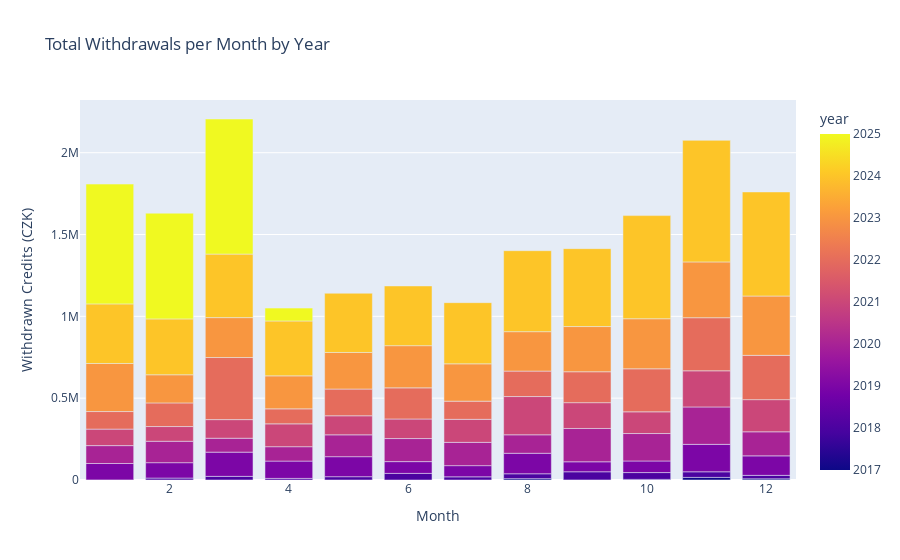
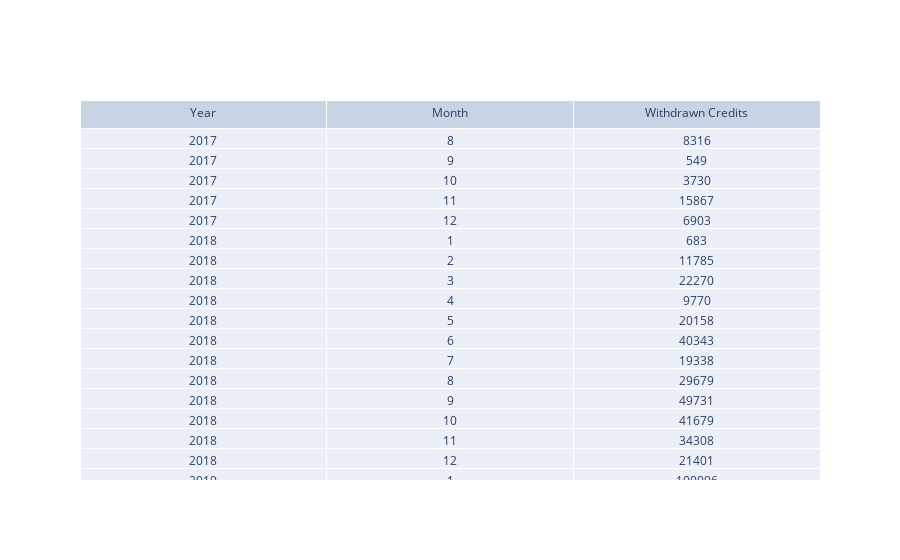

The notebook cell saved with these charts, in order:
### Code cell
df_payments['created_at'] = pd.to_datetime(df_payments['created_at'], errors='coerce')

df_successful = df_payments[df_payments['state'].isin(['PAID', 'APPROVED'])].copy()

df_successful['year'] = df_successful['created_at'].dt.year
df_successful['month'] = df_successful['created_at'].dt.month

monthly_withdrawals = (
    df_successful.groupby(['year', 'month'])['credits']
    .sum()
    .reset_index()
    .sort_values(['year', 'month'])
)

import plotly.express as px
fig = px.bar(
    monthly_withdrawals,
    x='month',
    y='credits',
    color='year',
    barmode='group',
    title='Total Withdrawals per Month by Year',
    labels={'credits': 'Withdrawn Credits (CZK)', 'month': 'Month'}
)
fig.show()

import plotly.graph_objects as go
fig_table = go.Figure(data=[go.Table(
    header=dict(values=["Year", "Month", "Withdrawn Credits"]),
    cells=dict(values=[
        monthly_withdrawals['year'],
        monthly_withdrawals['month'],
        monthly_withdrawals['credits'].round(2)
    ])
)])
fig_table.show()

### Figure 1 — Plotly figure (JSON) as saved in the notebook; plotly's stock layout.template omitted (floating-point values rounded to 4 significant figures)
{"data": [{"alignmentgroup": "True", "hovertemplate": "Month=%{x}<br>Withdrawn Credits (CZK)=%{y}<br>year=%{marker.color}<extra></extra>", "legendgroup": "", "marker": {"color": [2017, 2017, 2017, 2017, 2017, 2018, 2018, 2018, 2018, 2018, 2018, 2018, 2018, 2018, 2018, 2018, 2018, 2019, 2019, 2019, 2019, 2019, 2019, 2019, 2019, 2019, 2019, 2019, 2019, 2020, 2020, 2020, 2020, 2020, 2020, 2020, 2020, 2020, 2020, 2020, 2020, 2021, 2021, 2021, 2021, 2021, 2021, 2021, 2021, 2021, 2021, 2021, 2021, 2022, 2022, 2022, 2022, 2022, 2022, 2022, 2022, 2022, 2022, 2022, 2022, 2023, 2023, 2023, 2023, 2023, 2023, 2023, 2023, 2023, 2023, 2023, 2023, 2024, 2024, 2024, 2024, 2024, 2024, 2024, 2024, 2024, 2024, 2024, 2024, 2025, 2025, 2025, 2025], "coloraxis": "coloraxis", "pattern": {"shape": ""}}, "name": "", "offsetgroup": "", "orientation": "v", "showlegend": false, "textposition": "auto", "type": "bar", "x": [8, 9, 10, 11, 12, 1, 2, 3, 4, 5, 6, 7, 8, 9, 10, 11, 12, 1, 2, 3, 4, 5, 6, 7, 8, 9, 10, 11, 12, 1, 2, 3, 4, 5, 6, 7, 8, 9, 10, 11, 12, 1, 2, 3, 4, 5, 6, 7, 8, 9, 10, 11, 12, 1, 2, 3, 4, 5, 6, 7, 8, 9, 10, 11, 12, 1, 2, 3, 4, 5, 6, 7, 8, 9, 10, 11, 12, 1, 2, 3, 4, 5, 6, 7, 8, 9, 10, 11, 12, 1, 2, 3, 4], "xaxis": "x", "y": [8316.0, 549.0, 3730.0, 15870.0, 6903.0, 683.0, 11780.0, 22270.0, 9770.0, 20160.0, 40340.0, 19340.0, 29680.0, 49730.0, 41680.0, 34310.0, 21400.0, 100100.0, 94060.0, 148000.0, 105900.0, 122300.0, 72020.0, 68420.0, 125300.0, 61010.0, 70790.0, 167600.0, 119100.0, 109300.0, 130900.0, 84990.0, 87910.0, 133500.0, 140900.0, 142300.0, 112800.0, 203600.0, 167800.0, 228600.0, 147000.0, 100800.0, 89780.0, 113800.0, 139500.0, 116400.0, 119600.0, 140600.0, 233800.0, 157600.0, 132600.0, 220900.0, 196600.0, 107300.0, 144400.0, 379400.0, 91610.0, 163300.0, 190300.0, 111100.0, 155500.0, 189000.0, 262900.0, 324300.0, 270500.0, 293700.0, 172000.0, 243800.0, 201600.0, 223500.0, 257800.0, 228200.0, 241100.0, 276200.0, 306000.0, 341000.0, 362500.0, 364200.0, 341400.0, 388200.0, 335500.0, 361900.0, 364900.0, 373700.0, 494600.0, 475900.0, 630100.0, 742800.0, 636000.0, 732100.0, 645900.0, 825400.0, 78720.0], "yaxis": "y"}], "layout": {"barmode": "group", "coloraxis": {"colorbar": {"title": {"text": "year"}}, "colorscale": [[0, "#0d0887"], [0.1111, "#46039f"], [0.2222, "#7201a8"], [0.3333, "#9c179e"], [0.4444, "#bd3786"], [0.5556, "#d8576b"], [0.6667, "#ed7953"], [0.7778, "#fb9f3a"], [0.8889, "#fdca26"], [1, "#f0f921"]]}, "legend": {"tracegroupgap": 0}, "title": {"text": "Total Withdrawals per Month by Year"}, "xaxis": {"anchor": "y", "domain": [0, 1], "title": {"text": "Month"}}, "yaxis": {"anchor": "x", "domain": [0, 1], "title": {"text": "Withdrawn Credits (CZK)"}}}}

### Figure 2 — Plotly figure (JSON) as saved in the notebook; plotly's stock layout.template omitted (floating-point values rounded to 4 significant figures; data arrays with more than 128 entries replaced by an {"elided": "..."} marker saying what was removed)
{"data": [{"cells": {"values": {"elided": "3x93 int values"}}, "header": {"values": ["Year", "Month", "Withdrawn Credits"]}, "type": "table"}], "layout": {}}
